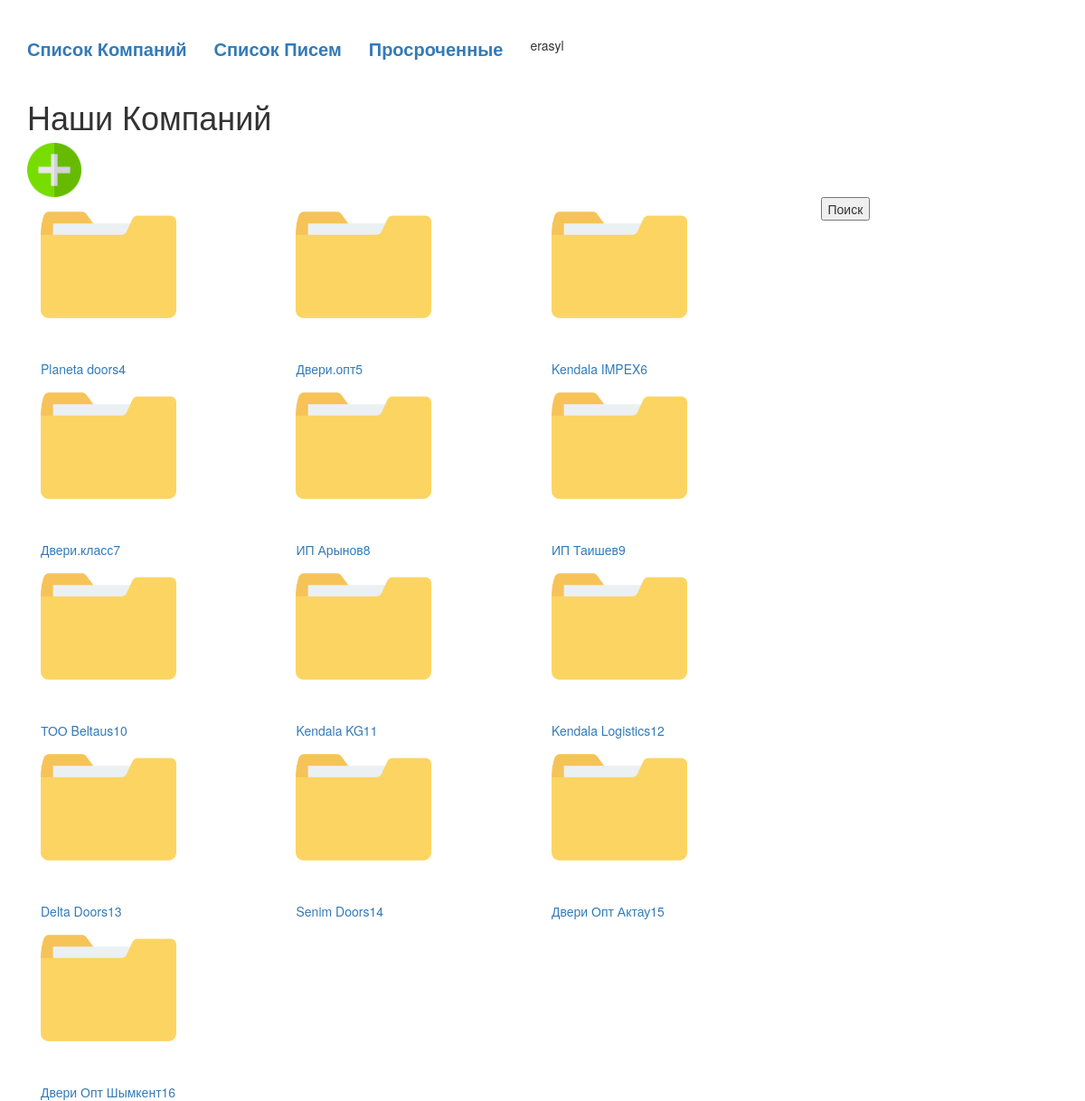
/company_list (signed in), run on an earlier commit of the app's database.
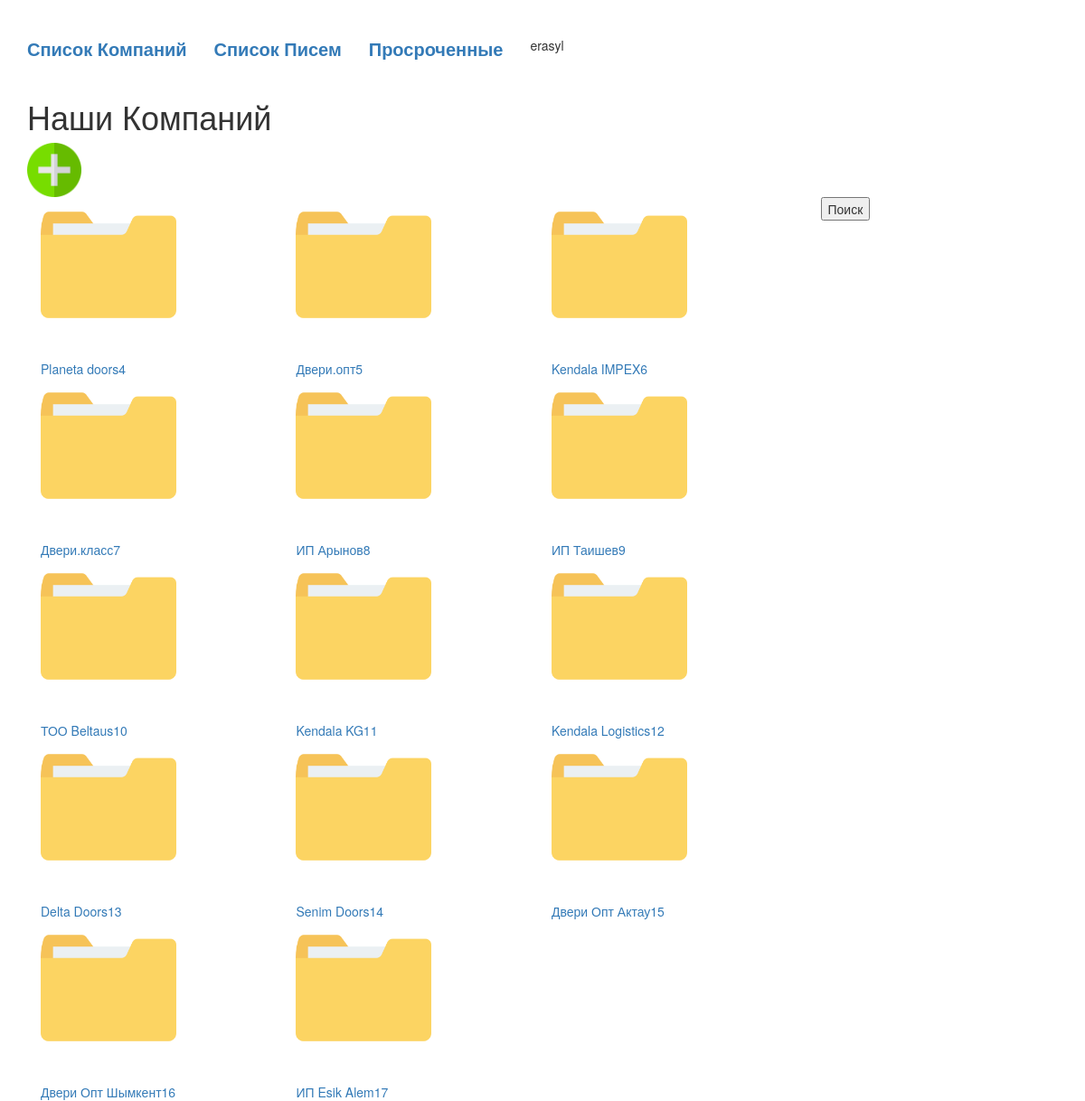
And on a later commit of the database.
### blog/models.py (models this page shows)
class OwnCompany(models.Model):
    name = models.CharField('Название Юр.  Лица', max_length=200)
    ebin = models.CharField('БИН РК', max_length=14, blank=True)
    adress = models.CharField('Адрес', max_length=200, blank=True)
    def __str__(self):
        return self.name + str(self.id)

### blog/views.py (the view)
# urls.py: path('company_list', views.company_list, name='company_list'),
def company_list(request):
    dogovors = Dogovor.objects.order_by('id')
    companys = OwnCompany.objects.order_by('id')
    context = {
        'dogovors': dogovors,
        'companys': companys,
    }
    return render(request, 'blog/company_list.html', context)

### blog/templates/blog/company_list.html (shortened to what this page needs)
{% extends 'blog/base.html' %}
{% block content %}
    <div class="dogovor_list">
        <h1>Наши Компаний</h1>
        <a href="{% url 'admin:blog_dogovor_add' %}"><img class="plus" src="/media/images/plus.png"></a>
        <div class="row">
            <div class="col-md-9">
                {% for company in companys %}
                    <a href="{% url 'entity_list' pk=company.id %}">
                        <div class="col-md-4 folder">
                            <img src="/media/images/folder.png">
                            <div class="name">{{ company }}</div>
                        </div>
                    </a>
                {% endfor %}
            </div>
            <div class="col-md-3">
                <div class="poisk">
                    <form action="{% url 'search_list' %}" method="get">
                        <button type="submit">Поиск</button>
                    </form>
                </div>
            </div>
        </div>
    </div>
{% endblock %}

What changed in the data, as far as the page shows it:
added OwnCompany: name+id "ИП Esik Alem17"
